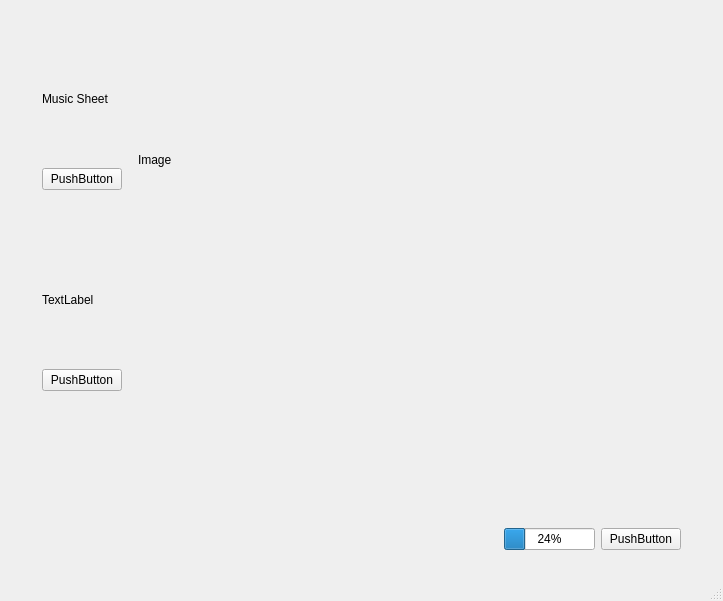
<?xml version="1.0" encoding="UTF-8"?>
<ui version="4.0">
 <class>MainWindow</class>
 <widget class="QMainWindow" name="MainWindow">
  <property name="geometry">
   <rect>
    <x>0</x>
    <y>0</y>
    <width>723</width>
    <height>601</height>
   </rect>
  </property>
  <property name="windowTitle">
   <string>MSM Converter</string>
  </property>
  <widget class="QWidget" name="centralwidget">
   <layout class="QGridLayout" name="gridLayout">
    <item row="0" column="2">
     <layout class="QGridLayout" name="gridLayout_2">
      <property name="leftMargin">
       <number>10</number>
      </property>
      <property name="topMargin">
       <number>10</number>
      </property>
      <property name="rightMargin">
       <number>10</number>
      </property>
      <property name="bottomMargin">
       <number>10</number>
      </property>
      <item row="3" column="4">
       <layout class="QHBoxLayout" name="horizontalLayout">
        <property name="leftMargin">
         <number>10</number>
        </property>
        <property name="topMargin">
         <number>10</number>
        </property>
        <property name="rightMargin">
         <number>10</number>
        </property>
        <property name="bottomMargin">
         <number>10</number>
        </property>
        <item>
         <spacer name="horizontalSpacer">
          <property name="orientation">
           <enum>Qt::Horizontal</enum>
          </property>
          <property name="sizeType">
           <enum>QSizePolicy::Fixed</enum>
          </property>
          <property name="sizeHint" stdset="0">
           <size>
            <width>100</width>
            <height>20</height>
           </size>
          </property>
         </spacer>
        </item>
        <item>
         <widget class="QProgressBar" name="progressBar">
          <property name="sizePolicy">
           <sizepolicy hsizetype="Fixed" vsizetype="Fixed">
            <horstretch>0</horstretch>
            <verstretch>0</verstretch>
           </sizepolicy>
          </property>
          <property name="value">
           <number>24</number>
          </property>
         </widget>
        </item>
        <item>
         <widget class="QPushButton" name="pushButton">
          <property name="enabled">
           <bool>true</bool>
          </property>
          <property name="sizePolicy">
           <sizepolicy hsizetype="Fixed" vsizetype="Fixed">
            <horstretch>0</horstretch>
            <verstretch>0</verstretch>
           </sizepolicy>
          </property>
          <property name="minimumSize">
           <size>
            <width>0</width>
            <height>0</height>
           </size>
          </property>
          <property name="text">
           <string>PushButton</string>
          </property>
         </widget>
        </item>
       </layout>
      </item>
      <item row="0" column="0" rowspan="3">
       <layout class="QVBoxLayout" name="verticalLayout">
        <property name="spacing">
         <number>0</number>
        </property>
        <property name="leftMargin">
         <number>10</number>
        </property>
        <property name="topMargin">
         <number>10</number>
        </property>
        <property name="rightMargin">
         <number>10</number>
        </property>
        <property name="bottomMargin">
         <number>10</number>
        </property>
        <item>
         <widget class="QLabel" name="label">
          <property name="sizePolicy">
           <sizepolicy hsizetype="Fixed" vsizetype="Fixed">
            <horstretch>0</horstretch>
            <verstretch>0</verstretch>
           </sizepolicy>
          </property>
          <property name="minimumSize">
           <size>
            <width>50</width>
            <height>25</height>
           </size>
          </property>
          <property name="text">
           <string>Music Sheet</string>
          </property>
         </widget>
        </item>
        <item>
         <widget class="QPushButton" name="pushButton_2">
          <property name="sizePolicy">
           <sizepolicy hsizetype="Fixed" vsizetype="Fixed">
            <horstretch>0</horstretch>
            <verstretch>0</verstretch>
           </sizepolicy>
          </property>
          <property name="text">
           <string>PushButton</string>
          </property>
         </widget>
        </item>
        <item>
         <spacer name="verticalSpacer_3">
          <property name="orientation">
           <enum>Qt::Vertical</enum>
          </property>
          <property name="sizeType">
           <enum>QSizePolicy::Fixed</enum>
          </property>
          <property name="sizeHint" stdset="0">
           <size>
            <width>20</width>
            <height>40</height>
           </size>
          </property>
         </spacer>
        </item>
        <item>
         <widget class="QLabel" name="label_2">
          <property name="sizePolicy">
           <sizepolicy hsizetype="Fixed" vsizetype="Fixed">
            <horstretch>0</horstretch>
            <verstretch>0</verstretch>
           </sizepolicy>
          </property>
          <property name="minimumSize">
           <size>
            <width>50</width>
            <height>25</height>
           </size>
          </property>
          <property name="text">
           <string>TextLabel</string>
          </property>
         </widget>
        </item>
        <item>
         <widget class="QPushButton" name="pushButton_3">
          <property name="sizePolicy">
           <sizepolicy hsizetype="Fixed" vsizetype="Fixed">
            <horstretch>0</horstretch>
            <verstretch>0</verstretch>
           </sizepolicy>
          </property>
          <property name="text">
           <string>PushButton</string>
          </property>
         </widget>
        </item>
        <item>
         <spacer name="verticalSpacer">
          <property name="orientation">
           <enum>Qt::Vertical</enum>
          </property>
          <property name="sizeType">
           <enum>QSizePolicy::Fixed</enum>
          </property>
          <property name="sizeHint" stdset="0">
           <size>
            <width>20</width>
            <height>50</height>
           </size>
          </property>
         </spacer>
        </item>
       </layout>
      </item>
      <item row="2" column="4">
       <spacer name="verticalSpacer_2">
        <property name="orientation">
         <enum>Qt::Vertical</enum>
        </property>
        <property name="sizeHint" stdset="0">
         <size>
          <width>20</width>
          <height>40</height>
         </size>
        </property>
       </spacer>
      </item>
      <item row="0" column="1">
       <layout class="QVBoxLayout" name="verticalLayout_3">
        <item>
         <spacer name="verticalSpacer_4">
          <property name="orientation">
           <enum>Qt::Vertical</enum>
          </property>
          <property name="sizeHint" stdset="0">
           <size>
            <width>20</width>
            <height>40</height>
           </size>
          </property>
         </spacer>
        </item>
        <item>
         <widget class="QLabel" name="label_3">
          <property name="sizePolicy">
           <sizepolicy hsizetype="Fixed" vsizetype="Fixed">
            <horstretch>0</horstretch>
            <verstretch>0</verstretch>
           </sizepolicy>
          </property>
          <property name="minimumSize">
           <size>
            <width>150</width>
            <height>200</height>
           </size>
          </property>
          <property name="text">
           <string>Image</string>
          </property>
         </widget>
        </item>
       </layout>
      </item>
      <item row="0" column="3">
       <spacer name="horizontalSpacer_2">
        <property name="orientation">
         <enum>Qt::Horizontal</enum>
        </property>
        <property name="sizeType">
         <enum>QSizePolicy::Fixed</enum>
        </property>
        <property name="sizeHint" stdset="0">
         <size>
          <width>100</width>
          <height>20</height>
         </size>
        </property>
       </spacer>
      </item>
     </layout>
    </item>
   </layout>
  </widget>
  <widget class="QMenuBar" name="menubar">
   <property name="geometry">
    <rect>
     <x>0</x>
     <y>0</y>
     <width>723</width>
     <height>21</height>
    </rect>
   </property>
  </widget>
  <widget class="QStatusBar" name="statusbar"/>
 </widget>
 <resources/>
 <connections/>
</ui>
